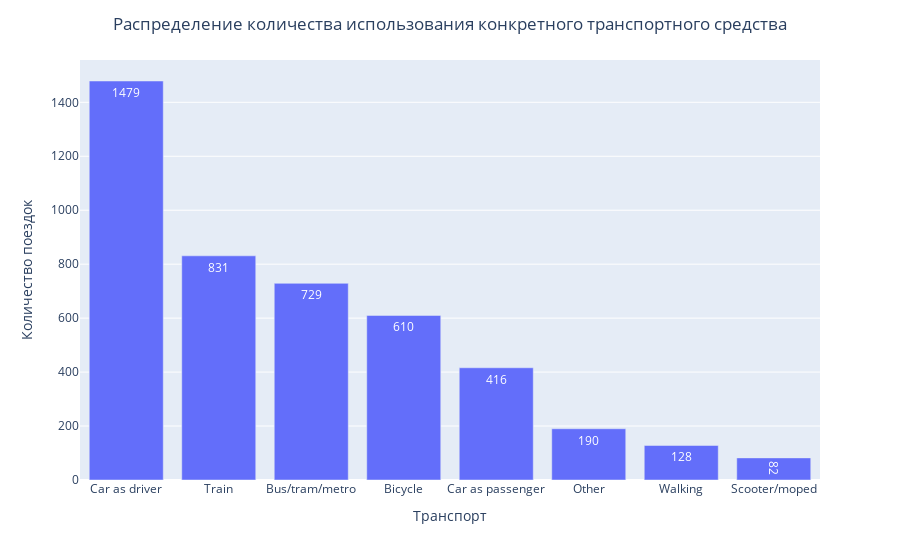

Here is the notebook cell this chart was saved with:
### Markdown cell above
### График 1 (Целевая переменная (KHVM))

### Code cell
df2 = df_map.groupby('KHVM').size().reset_index().rename(columns = {'KHVM': 'Транспорт', 0: 'Количество поездок'}).sort_values('Количество поездок', ascending=False)
print(df2)

fig2 = px.bar(df2, x='Транспорт', y = 'Количество поездок', text_auto=True)
fig2.update_layout(title = {'text': 'Распределение количества использования конкретного транспортного средства', 'x': 0.5})
fig2.show()

### Figure 1 — Plotly figure (JSON) as saved in the notebook; plotly's stock layout.template omitted (floating-point values rounded to 4 significant figures)
{"data": [{"hovertemplate": "Транспорт=%{x}<br>Количество поездок=%{y}<extra></extra>", "legendgroup": "", "marker": {"color": "#636efa", "pattern": {"shape": ""}}, "name": "", "orientation": "v", "showlegend": false, "textposition": "auto", "texttemplate": "%{y}", "type": "bar", "x": ["Car as driver", "Train", "Bus/tram/metro", "Bicycle", "Car as passenger", "Other", "Walking", "Scooter/moped"], "xaxis": "x", "y": [1479, 831, 729, 610, 416, 190, 128, 82], "yaxis": "y"}], "layout": {"barmode": "relative", "legend": {"tracegroupgap": 0}, "margin": {"t": 60}, "title": {"text": "Распределение количества использования конкретного транспортного средства", "x": 0.5}, "xaxis": {"anchor": "y", "domain": [0, 1], "title": {"text": "Транспорт"}}, "yaxis": {"anchor": "x", "domain": [0, 1], "title": {"text": "Количество поездок"}}}}
